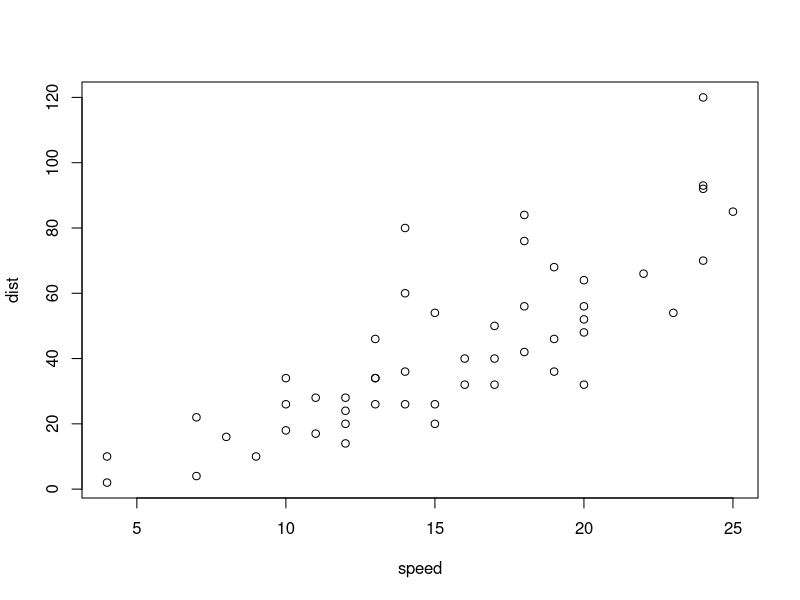
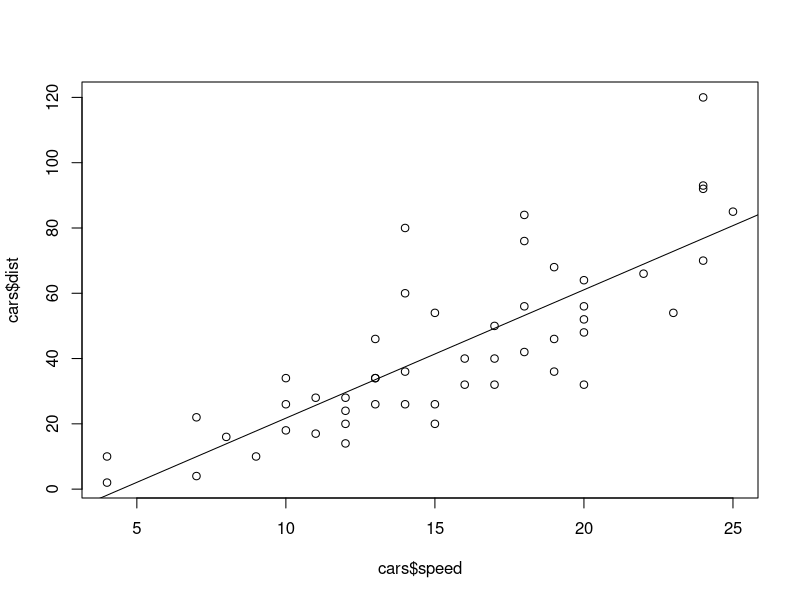

Write R code to recreate these figures, in order.
str(cars)
head(cars)
plot(dist~speed, data=cars)    # 산점도를 통해 선형 관계 확인
plot(cars$speed, cars$dist)    # 산점도를 통해 선형 관계 확인

# lm: linear model
# 종속변수 ~ 독립변수
model <- lm(dist~speed, cars)  # 회귀모델 구하기
model

abline(model)                  # 회귀선을 산점도 위에 표시
coef(model)
coef(model)[1]                 # b 값 출력, 절편
coef(model)[2]                 # W 값 출력, 계수

############################
model[1] # 절편과 계수
model[2] # 잔차(실제[관측]값 - 예측값) 목록
class(model)

predict(model) # 예측값
# 잔차 (실제[측정]값 - 예측값) 직접 계산
cars[, 2] - predict(model) 
